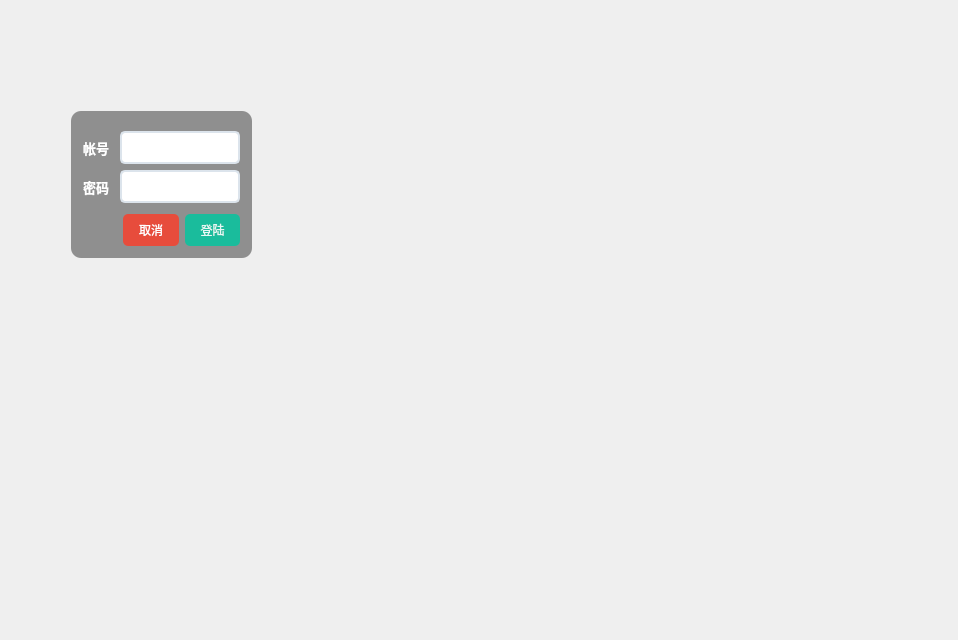
<?xml version="1.0" encoding="UTF-8"?>
<ui version="4.0">
 <class>Widget</class>
 <widget class="QWidget" name="Widget">
  <property name="enabled">
   <bool>true</bool>
  </property>
  <property name="geometry">
   <rect>
    <x>0</x>
    <y>0</y>
    <width>958</width>
    <height>640</height>
   </rect>
  </property>
  <property name="baseSize">
   <size>
    <width>1024</width>
    <height>605</height>
   </size>
  </property>
  <property name="contextMenuPolicy">
   <enum>Qt::NoContextMenu</enum>
  </property>
  <property name="windowTitle">
   <string>Widget</string>
  </property>
  <property name="windowIcon">
   <iconset>
    <normaloff>:/ball</normaloff>:/ball</iconset>
  </property>
  <property name="autoFillBackground">
   <bool>false</bool>
  </property>
  <property name="styleSheet">
   <string notr="true">#Widget{background-image: url(:/server/background);}</string>
  </property>
  <layout class="QHBoxLayout" name="horizontalLayout_4">
   <item>
    <spacer name="horizontalSpacer_4">
     <property name="orientation">
      <enum>Qt::Horizontal</enum>
     </property>
     <property name="sizeType">
      <enum>QSizePolicy::Fixed</enum>
     </property>
     <property name="sizeHint" stdset="0">
      <size>
       <width>60</width>
       <height>20</height>
      </size>
     </property>
    </spacer>
   </item>
   <item>
    <layout class="QVBoxLayout" name="verticalLayout">
     <property name="sizeConstraint">
      <enum>QLayout::SetDefaultConstraint</enum>
     </property>
     <item>
      <spacer name="verticalSpacer">
       <property name="orientation">
        <enum>Qt::Vertical</enum>
       </property>
       <property name="sizeType">
        <enum>QSizePolicy::Fixed</enum>
       </property>
       <property name="sizeHint" stdset="0">
        <size>
         <width>20</width>
         <height>100</height>
        </size>
       </property>
      </spacer>
     </item>
     <item>
      <widget class="QFrame" name="verticalFrame">
       <property name="layoutDirection">
        <enum>Qt::LeftToRight</enum>
       </property>
       <property name="styleSheet">
        <string notr="true">#verticalFrame
{
	background-color: rgba(0,0,0, 40%);
	border-radius:10px;
}
</string>
       </property>
       <property name="frameShadow">
        <enum>QFrame::Plain</enum>
       </property>
       <layout class="QVBoxLayout" name="verticalLayout_2">
        <property name="leftMargin">
         <number>12</number>
        </property>
        <property name="topMargin">
         <number>20</number>
        </property>
        <property name="rightMargin">
         <number>12</number>
        </property>
        <property name="bottomMargin">
         <number>12</number>
        </property>
        <item>
         <layout class="QHBoxLayout" name="horizontalLayout">
          <item>
           <widget class="QLabel" name="label">
            <property name="font">
             <font>
              <family>微软雅黑</family>
              <pointsize>10</pointsize>
              <weight>75</weight>
              <bold>true</bold>
             </font>
            </property>
            <property name="styleSheet">
             <string notr="true">color: rgb(255, 255, 255);</string>
            </property>
            <property name="text">
             <string>帐号</string>
            </property>
           </widget>
          </item>
          <item>
           <spacer name="horizontalSpacer">
            <property name="orientation">
             <enum>Qt::Horizontal</enum>
            </property>
            <property name="sizeType">
             <enum>QSizePolicy::Fixed</enum>
            </property>
            <property name="sizeHint" stdset="0">
             <size>
              <width>5</width>
              <height>0</height>
             </size>
            </property>
           </spacer>
          </item>
          <item>
           <widget class="QLineEdit" name="usernameEdit">
            <property name="sizePolicy">
             <sizepolicy hsizetype="Minimum" vsizetype="Fixed">
              <horstretch>0</horstretch>
              <verstretch>0</verstretch>
             </sizepolicy>
            </property>
            <property name="font">
             <font>
              <family>微软雅黑</family>
             </font>
            </property>
            <property name="acceptDrops">
             <bool>true</bool>
            </property>
            <property name="autoFillBackground">
             <bool>false</bool>
            </property>
            <property name="styleSheet">
             <string notr="true">QLineEdit{border-style:none;padding:5px;border-radius:5px;border:2px solid #DCE4EC;}
QLineEdit:focus{border:2px solid #3498DB;}</string>
            </property>
           </widget>
          </item>
         </layout>
        </item>
        <item>
         <layout class="QHBoxLayout" name="horizontalLayout_2">
          <item>
           <widget class="QLabel" name="label_2">
            <property name="font">
             <font>
              <family>微软雅黑</family>
              <pointsize>10</pointsize>
              <weight>75</weight>
              <bold>true</bold>
             </font>
            </property>
            <property name="styleSheet">
             <string notr="true">color: rgb(255, 255, 255);</string>
            </property>
            <property name="text">
             <string>密码</string>
            </property>
           </widget>
          </item>
          <item>
           <spacer name="horizontalSpacer_2">
            <property name="orientation">
             <enum>Qt::Horizontal</enum>
            </property>
            <property name="sizeType">
             <enum>QSizePolicy::Fixed</enum>
            </property>
            <property name="sizeHint" stdset="0">
             <size>
              <width>5</width>
              <height>0</height>
             </size>
            </property>
           </spacer>
          </item>
          <item>
           <widget class="QLineEdit" name="passwordEdit">
            <property name="sizePolicy">
             <sizepolicy hsizetype="Minimum" vsizetype="Fixed">
              <horstretch>0</horstretch>
              <verstretch>0</verstretch>
             </sizepolicy>
            </property>
            <property name="font">
             <font>
              <family>微软雅黑</family>
             </font>
            </property>
            <property name="autoFillBackground">
             <bool>false</bool>
            </property>
            <property name="styleSheet">
             <string notr="true">QLineEdit{border-style:none;padding:5px;border-radius:5px;border:2px solid #DCE4EC;}
QLineEdit:focus{border:2px solid #3498DB;}</string>
            </property>
            <property name="text">
             <string/>
            </property>
            <property name="echoMode">
             <enum>QLineEdit::Password</enum>
            </property>
            <property name="readOnly">
             <bool>false</bool>
            </property>
           </widget>
          </item>
         </layout>
        </item>
        <item>
         <spacer name="verticalSpacer_3">
          <property name="orientation">
           <enum>Qt::Vertical</enum>
          </property>
          <property name="sizeType">
           <enum>QSizePolicy::Fixed</enum>
          </property>
          <property name="sizeHint" stdset="0">
           <size>
            <width>20</width>
            <height>5</height>
           </size>
          </property>
         </spacer>
        </item>
        <item>
         <layout class="QHBoxLayout" name="horizontalLayout_5">
          <item>
           <spacer name="horizontalSpacer_5">
            <property name="orientation">
             <enum>Qt::Horizontal</enum>
            </property>
            <property name="sizeType">
             <enum>QSizePolicy::Preferred</enum>
            </property>
            <property name="sizeHint" stdset="0">
             <size>
              <width>40</width>
              <height>20</height>
             </size>
            </property>
           </spacer>
          </item>
          <item>
           <widget class="QPushButton" name="cancelButtion">
            <property name="focusPolicy">
             <enum>Qt::NoFocus</enum>
            </property>
            <property name="styleSheet">
             <string notr="true">QPushButton{border-style:none;padding:7px;border-radius:5px;color:#FFFFFF;background:#E74C3C;}
QPushButton:hover{color:#FFF5E7;background:#EC7064;}QPushButton:pressed{color:#F5A996;background:#DC2D1A;}</string>
            </property>
            <property name="text">
             <string>取消</string>
            </property>
            <property name="flat">
             <bool>false</bool>
            </property>
           </widget>
          </item>
          <item>
           <widget class="QPushButton" name="loginButton">
            <property name="cursor">
             <cursorShape>ArrowCursor</cursorShape>
            </property>
            <property name="focusPolicy">
             <enum>Qt::NoFocus</enum>
            </property>
            <property name="styleSheet">
             <string notr="true">QPushButton{border-style:none;padding:7px;border-radius:5px;color:#E6F8F5;background:#1ABC9C;}
QPushButton:hover{color:#FFFFFF;background:#2EE1C1;}QPushButton:pressed{color:#A7EEE6;background:#16A086;}</string>
            </property>
            <property name="text">
             <string>登陆</string>
            </property>
           </widget>
          </item>
         </layout>
        </item>
       </layout>
      </widget>
     </item>
     <item>
      <spacer name="verticalSpacer_2">
       <property name="orientation">
        <enum>Qt::Vertical</enum>
       </property>
       <property name="sizeType">
        <enum>QSizePolicy::MinimumExpanding</enum>
       </property>
       <property name="sizeHint" stdset="0">
        <size>
         <width>20</width>
         <height>40</height>
        </size>
       </property>
      </spacer>
     </item>
    </layout>
   </item>
   <item>
    <spacer name="horizontalSpacer_3">
     <property name="orientation">
      <enum>Qt::Horizontal</enum>
     </property>
     <property name="sizeType">
      <enum>QSizePolicy::Maximum</enum>
     </property>
     <property name="sizeHint" stdset="0">
      <size>
       <width>900</width>
       <height>20</height>
      </size>
     </property>
    </spacer>
   </item>
  </layout>
 </widget>
 <layoutdefault spacing="6" margin="11"/>
 <resources/>
 <connections/>
</ui>
